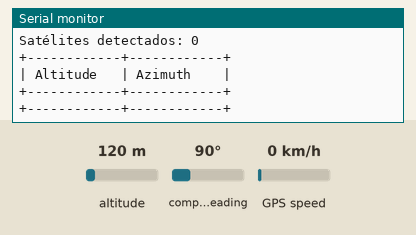
Bench run of a sketch on a simulated ESP32. Parts: the last lines printed to the serial monitor. The test bench sets the inputs (shaded band); at power-on: altitude 120 m, compass heading 90°, GPS speed 0 km/h. The GPS gets a fix after 3 s at 37.7749, -122.4194 with 8 satellites.

Above: at 1.2 s.
1.3 s: altitude set to 20 m
At 11.2 s:
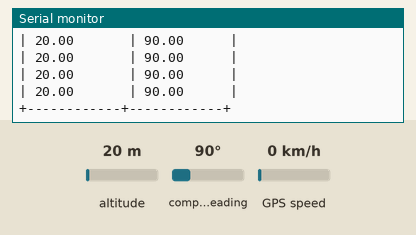
11.5 s: compass heading set to 7°
13.0 s: altitude set to 250 m
At 20.33 s:
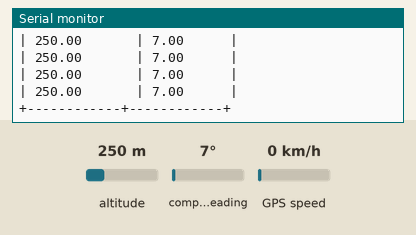

Measured:
- after the input at 1.3 s, the serial monitor: prints a new line after 8.7 s (image 1)
- after the input at 13.0 s, the serial monitor: prints a new line after 7.1 s (image 2)

The sketch:

Imprime_Gps.ino
```cpp
#include <TinyGPS++.h>
#include <HardwareSerial.h>

TinyGPSPlus gps;
HardwareSerial gpsSerial(2);

#define GPS_RX_PIN 16
#define GPS_TX_PIN 17
#define GPS_BAUD_RATE 9600

void setup() {
    Serial.begin(115200);
    gpsSerial.begin(GPS_BAUD_RATE, SERIAL_8N1, GPS_RX_PIN, GPS_TX_PIN);
}

void loop() {
    while (gpsSerial.available() > 0) {
        gps.encode(gpsSerial.read());
    }

    if (gps.satellites.isValid()) {
        int satelites = gps.satellites.value();
        Serial.print("Satélites detectados: ");
        Serial.println(satelites);

        float matriz[satelites][2];
        for (int i = 0; i < satelites; i++) {
            matriz[i][0] = gps.altitude.isValid() ? gps.altitude.meters() : 0.0;
            matriz[i][1] = gps.course.isValid() ? gps.course.deg() : 0.0;
        }

        Serial.println("+------------+------------+");
        Serial.println("| Altitude   | Azimuth    |");
        Serial.println("+------------+------------+");
        for (int i = 0; i < satelites; i++) {
            Serial.print("| ");
            Serial.print(matriz[i][0], 2);
            Serial.print("       | ");
            Serial.print(matriz[i][1], 2);
            Serial.println("      |");
        }
        Serial.println("+------------+------------+");
    }

    delay(10000);
}
```
